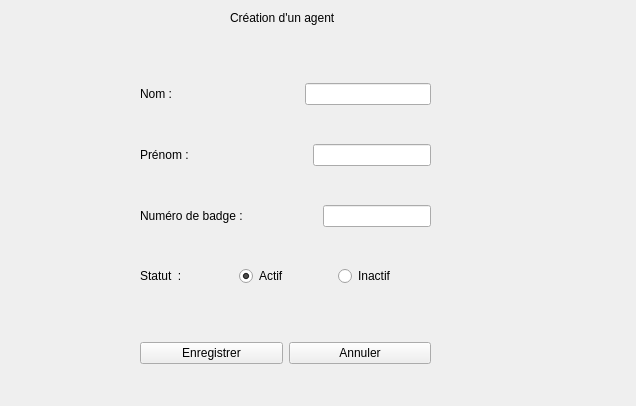
<?xml version="1.0" encoding="UTF-8"?>
<ui version="4.0">
 <class>CreationAgent</class>
 <widget class="QWidget" name="CreationAgent">
  <property name="geometry">
   <rect>
    <x>0</x>
    <y>0</y>
    <width>636</width>
    <height>406</height>
   </rect>
  </property>
  <property name="windowTitle">
   <string>Form</string>
  </property>
  <widget class="QWidget" name="layoutWidget">
   <property name="geometry">
    <rect>
     <x>140</x>
     <y>50</y>
     <width>291</width>
     <height>271</height>
    </rect>
   </property>
   <layout class="QVBoxLayout" name="verticalLayout">
    <item>
     <layout class="QHBoxLayout" name="horizontalLayout_4">
      <item>
       <widget class="QLabel" name="label_2">
        <property name="text">
         <string>Nom :</string>
        </property>
       </widget>
      </item>
      <item>
       <spacer name="horizontalSpacer">
        <property name="orientation">
         <enum>Qt::Horizontal</enum>
        </property>
        <property name="sizeHint" stdset="0">
         <size>
          <width>40</width>
          <height>20</height>
         </size>
        </property>
       </spacer>
      </item>
      <item>
       <widget class="QLineEdit" name="lineEditNom"/>
      </item>
     </layout>
    </item>
    <item>
     <layout class="QHBoxLayout" name="horizontalLayout_3">
      <item>
       <widget class="QLabel" name="label_3">
        <property name="text">
         <string>Prénom :</string>
        </property>
       </widget>
      </item>
      <item>
       <spacer name="horizontalSpacer_2">
        <property name="orientation">
         <enum>Qt::Horizontal</enum>
        </property>
        <property name="sizeHint" stdset="0">
         <size>
          <width>40</width>
          <height>20</height>
         </size>
        </property>
       </spacer>
      </item>
      <item>
       <widget class="QLineEdit" name="lineEditPrenom"/>
      </item>
     </layout>
    </item>
    <item>
     <layout class="QHBoxLayout" name="horizontalLayout_2">
      <item>
       <widget class="QLabel" name="label_4">
        <property name="text">
         <string>Numéro de badge :</string>
        </property>
       </widget>
      </item>
      <item>
       <spacer name="horizontalSpacer_3">
        <property name="orientation">
         <enum>Qt::Horizontal</enum>
        </property>
        <property name="sizeHint" stdset="0">
         <size>
          <width>40</width>
          <height>20</height>
         </size>
        </property>
       </spacer>
      </item>
      <item>
       <widget class="QLineEdit" name="lineEditBadge"/>
      </item>
     </layout>
    </item>
    <item>
     <layout class="QHBoxLayout" name="horizontalLayout">
      <item>
       <widget class="QLabel" name="label_5">
        <property name="text">
         <string>Statut  :</string>
        </property>
       </widget>
      </item>
      <item>
       <widget class="QRadioButton" name="radioButtonActif">
        <property name="text">
         <string>Actif</string>
        </property>
        <property name="checked">
         <bool>true</bool>
        </property>
       </widget>
      </item>
      <item>
       <widget class="QRadioButton" name="radioButtonInactif">
        <property name="text">
         <string>Inactif</string>
        </property>
       </widget>
      </item>
     </layout>
    </item>
   </layout>
  </widget>
  <widget class="QLabel" name="label">
   <property name="geometry">
    <rect>
     <x>230</x>
     <y>10</y>
     <width>131</width>
     <height>16</height>
    </rect>
   </property>
   <property name="text">
    <string>Création d'un agent</string>
   </property>
  </widget>
  <widget class="QWidget" name="layoutWidget_2">
   <property name="geometry">
    <rect>
     <x>140</x>
     <y>340</y>
     <width>291</width>
     <height>26</height>
    </rect>
   </property>
   <layout class="QHBoxLayout" name="horizontalLayout_5">
    <item>
     <widget class="QPushButton" name="pushButtonEnregistrer">
      <property name="text">
       <string>Enregistrer</string>
      </property>
      <property name="icon">
       <iconset resource="Images.qrc">
        <normaloff>:/img/images/saveIcon.png</normaloff>:/img/images/saveIcon.png</iconset>
      </property>
     </widget>
    </item>
    <item>
     <widget class="QPushButton" name="pushButtonAnnuler">
      <property name="text">
       <string>Annuler</string>
      </property>
      <property name="icon">
       <iconset resource="Images.qrc">
        <normaloff>:/img/images/supprIcon.png</normaloff>:/img/images/supprIcon.png</iconset>
      </property>
     </widget>
    </item>
   </layout>
  </widget>
 </widget>
 <resources>
  <include location="Images.qrc"/>
 </resources>
 <connections/>
</ui>
